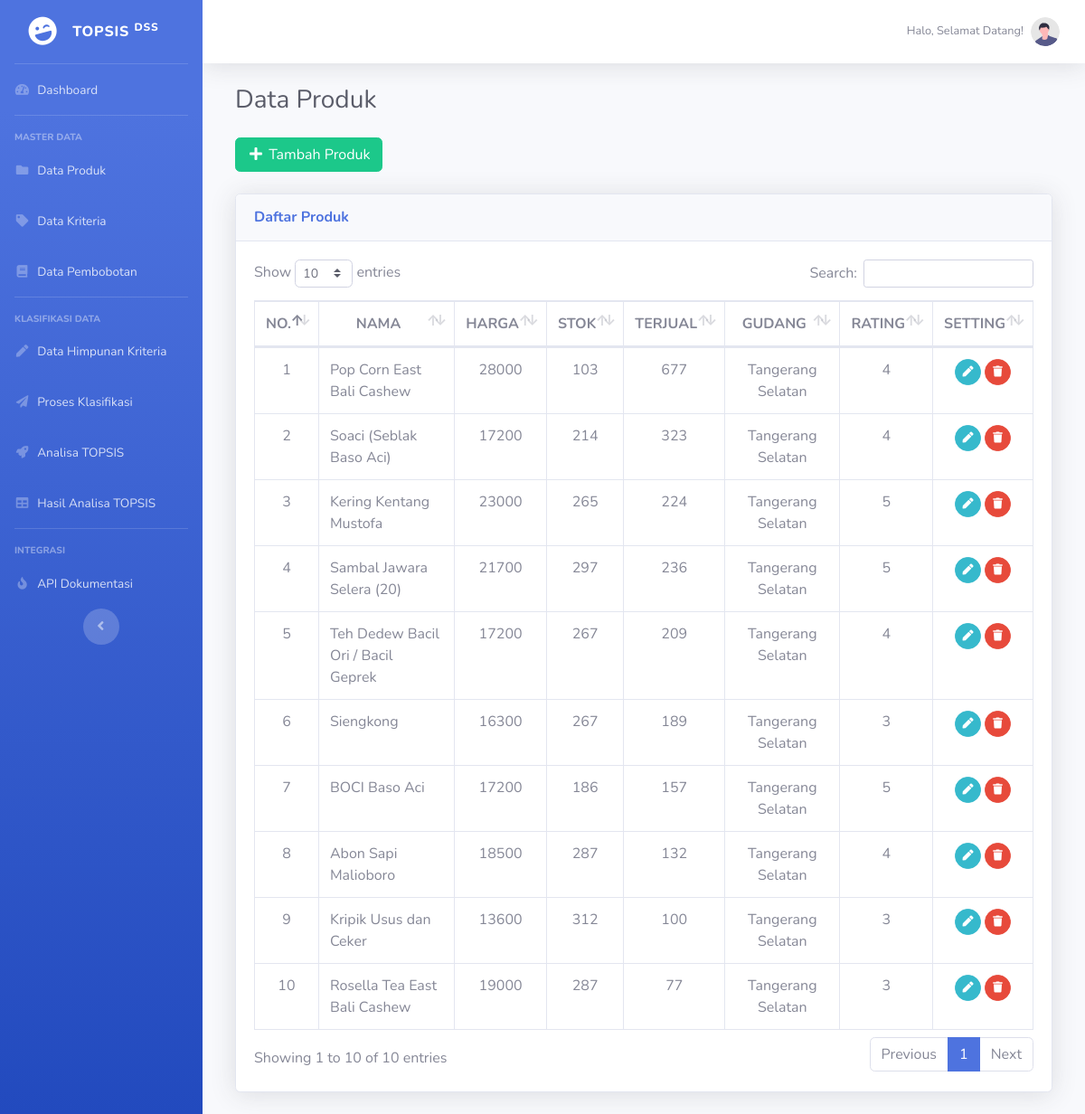
Page /admin/produk.php (signed in) on the committed database.
### tables this page shows
CREATE TABLE `tbl_produk` (
  `id_produk` int(11) NOT NULL,
  `nama` varchar(255) NOT NULL,
  `harga` int(11) NOT NULL,
  `stok` int(11) NOT NULL,
  `terjual` int(11) NOT NULL,
  `gudang` varchar(100) NOT NULL,
  `rating` tinyint(1) NOT NULL
);

### config/appsettings.php (called while the page is built, shortened)
<?php
$host  = $_SERVER['HTTP_HOST'];
$baseurl = "http://" . $host  . "/web-spk-topsis";
?>

### admin/produk.php (the view)
<?php include_once '../inc/header.php'; ?>
<div class="container-fluid">
    <div class="col-md-12">
        <h1 class="h3 mb-4 text-gray-800">Data Produk</h1>
        <div align='left' class="mb-4">
			<span>
				<a href="produk_tambah.php">
				    <button class='btn btn-success'>
    				    <i class="fas fa-plus fa-fw"></i>
    				    Tambah Produk
				    </button>
				</a>
			</span>
		</div>
        <div class="card shadow mb-4">
            <div
            class="card-header py-3 d-flex flex-row align-items-center justify-content-between"
            >
                <h6 class="m-0 font-weight-bold text-primary">
                  Daftar Produk
                </h6>
            </div>
            <div class="card-body">
				<div>
					<div class="table-responsive">
                        <table class="table table-bordered" id="dataTable" width="100%" cellspacing="0">
							<thead>
								<tr>
									<th><center>NO.</center></th>
									<th><center>NAMA</center></th>
									<th><center>HARGA</center></th>
									<th><center>STOK</center></th>
									<th><center>TERJUAL</center></th>
									<th><center>GUDANG</center></th>
									<th><center>RATING</center></th>
									<th><center>SETTING</center></th>
								</tr>
							</thead>
							<tbody>
								<?php
    								$no=0;
    								$sql = mysqli_query($konek,"SELECT * FROM tbl_produk");
    								while ($data = mysqli_fetch_array($sql)) {
								?>
								<tr>
									<td><center><?php echo $no=$no+1; ?></center></td>
									<td><?php echo $data['nama']; ?></td>
									<td><center><?php echo $data['harga']; ?></center></td>
									<td><center><?php echo $data['stok']; ?></center></td>
									<td><center><?php echo $data['terjual']; ?></center></td>
									<td><center><?php echo $data['gudang']; ?></center></td>
									<td><center><?php echo $data['rating']; ?></center></td>
									<td>
										<div class='text-right'>
											<center>
												<a class='btn btn-info btn-circle btn-sm' href="produk_edit.php?id_produk=<?php echo $data['id_produk'];?>">
													<i class='fas fa-pen fa-fw'></i>
												</a>
												<a class='btn btn-danger btn-circle btn-sm' href="produk_hapus.php?id_produk=<?php echo $data['id_produk'];?>">
													<i class='fas fa-trash fa-fw'></i>
												</a>
											</center>
										</div>
									</td>
								</tr>
								<?php
							    	}
								?>
							</tbody>
						</table>
					</div>
				</div>
            </div>
        </div>
      </div>
</div>
<?php include_once '../inc/footer.php'; ?>

### inc/header.php (shortened to what this page needs)
<?php
include '../config/appsettings.php';
?>
<!DOCTYPE html>
<html lang="en">
  <head>
    <link
      href="<?=$baseurl;?>/assets/vendor/fontawesome-free/css/all.min.css"
      rel="stylesheet"
      type="text/css"
    />
    <link href="<?=$baseurl;?>/assets/css/sb-admin-2.min.css" rel="stylesheet" />
    <link href="<?=$baseurl;?>/assets/vendor/datatables/dataTables.bootstrap4.min.css" rel="stylesheet">
  </head>
  <body id="page-top">
    <div id="wrapper">
      <?php include_once 'menu.php'; ?>
      <div id="content-wrapper" class="d-flex flex-column">
  <div id="content">
<?php include_once 'navbar.php'; ?>

### inc/menu.php
<ul
    class="navbar-nav bg-gradient-primary sidebar sidebar-dark accordion"
    id="accordionSidebar"
  >
    <a
        class="sidebar-brand d-flex align-items-center justify-content-center"
        href="<?=$baseurl;?>/admin"
    >
      <div class="sidebar-brand-icon rotate-n-15">
        <i class="fas fa-laugh-wink"></i>
      </div>
      <div class="sidebar-brand-text mx-3">TOPSIS <sup>DSS</sup></div>
    </a>
    <hr class="sidebar-divider my-0" />
    <li class="nav-item">
      <a class="nav-link" href="<?=$baseurl;?>/admin">
        <i class="fas fa-fw fa-tachometer-alt"></i>
        <span>Dashboard</span></a
      >
    </li>
    <hr class="sidebar-divider" />
    <?php if($_SESSION['level'] == 'admin') { ?>
    <div class="sidebar-heading">MASTER DATA</div>
    <li class="nav-item">
      <a class="nav-link" href="<?=$baseurl;?>/admin/produk.php">
        <i class="fas fa-fw fa-folder"></i>
        <span>Data Produk</span></a
      >
    </li>
    <li class="nav-item">
      <a class="nav-link" href="<?=$baseurl;?>/admin/kriteria.php">
        <i class="fas fa-fw fa-tag"></i>
        <span>Data Kriteria</span></a
      >
    </li>
    <li class="nav-item">
      <a class="nav-link" href="<?=$baseurl;?>/admin/bobot.php">
        <i class="fas fa-fw fa-book"></i>
        <span>Data Pembobotan</span></a
      >
    </li>
    <hr class="sidebar-divider" />
    <div class="sidebar-heading">KLASIFIKASI DATA</div>
    <li class="nav-item">
      <a class="nav-link" href="<?=$baseurl;?>/admin/himpunan.php">
        <i class="fas fa-fw fa-pen"></i>
        <span>Data Himpunan Kriteria</span></a
      >
    </li>
    <li class="nav-item">
      <a class="nav-link" href="<?=$baseurl;?>/admin/klasifikasi.php">
        <i class="fas fa-fw fa-paper-plane"></i>
        <span>Proses Klasifikasi</span></a
      >
    </li>
    <li class="nav-item">
      <a class="nav-link" href="<?=$baseurl;?>/admin/analisa.php">
        <i class="fas fa-fw fa-rocket"></i>
        <span>Analisa TOPSIS</span></a
      >
    </li>
    <li class="nav-item">
      <a class="nav-link" href="<?=$baseurl;?>/admin/analisa_hasil.php">
        <i class="fas fa-fw fa-table"></i>
        <span>Hasil Analisa TOPSIS</span></a
      >
    </li>
    <hr class="sidebar-divider d-none d-md-block" />
    <div class="sidebar-heading">INTEGRASI</div>
    <li class="nav-item">
      <a class="nav-link" href="<?=$baseurl;?>/admin/api_docs.php">
        <i class="fas fa-fw fa-fire"></i>
        <span>API Dokumentasi</span></a
      >
    </li>
    <?php } else if($_SESSION['level'] == 'penjual') { ?>
    <li class="nav-item">
      <a class="nav-link" href="<?=$baseurl;?>/admin/analisa.php">
        <i class="fas fa-fw fa-rocket"></i>
        <span>Analisa TOPSIS</span></a
      >
    </li>
    <li class="nav-item">
      <a class="nav-link" href="<?=$baseurl;?>/admin/analisa_hasil.php">
        <i class="fas fa-fw fa-table"></i>
        <span>Hasil Analisa TOPSIS</span></a
      >
    </li>
    <?php } ?>
    <div class="text-center d-none d-md-inline">
      <button class="rounded-circle border-0" id="sidebarToggle"></button>
    </div>
</ul>

### inc/navbar.php (shortened to what this page needs)
<nav
  class="navbar navbar-expand navbar-light bg-white topbar mb-4 static-top shadow"
>
  <ul class="navbar-nav ml-auto">
    <li class="nav-item dropdown no-arrow">
      <a
        class="nav-link dropdown-toggle"
        href="#"
        id="userDropdown"
        role="button"
        data-toggle="dropdown"
        aria-haspopup="true"
        aria-expanded="false"
      >
        <span class="mr-2 d-none d-lg-inline text-gray-600 small"
          >Halo, Selamat Datang!</span
        >
        <img
          class="img-profile rounded-circle"
          src="<?=$baseurl;?>/assets/img/undraw_profile.svg"
        />
      </a>
    </li>
  </ul>
</nav>

### inc/footer.php (shortened to what this page needs)
</div>
    </div>
    </div>
  </body>
</html>

### rows in the picture
tbl_produk: nama "Pop Corn East Bali Cashew", harga "28000", stok "103", terjual "677", gudang "Tangerang Selatan", rating "4"
tbl_produk: no "2", nama "Soaci (Seblak Baso Aci)", harga "17200", stok "214", terjual "323", gudang "Tangerang Selatan", rating "4"
tbl_produk: no "3", nama "Kering Kentang Mustofa", harga "23000", stok "265", terjual "224", gudang "Tangerang Selatan", rating "5"
tbl_produk: no "4", nama "Sambal Jawara Selera (20)", harga "21700", stok "297", terjual "236", gudang "Tangerang Selatan", rating "5"
tbl_produk: no "5", nama "Teh Dedew Bacil Ori / Bacil Geprek", harga "17200", stok "267", terjual "209", gudang "Tangerang Selatan", rating "4"
tbl_produk: no "6", nama "Siengkong", harga "16300", stok "267", terjual "189", gudang "Tangerang Selatan", rating "3"
tbl_produk: no "7", nama "BOCI Baso Aci", harga "17200", stok "186", terjual "157", gudang "Tangerang Selatan", rating "5"
tbl_produk: no "8", nama "Abon Sapi Malioboro", harga "18500", stok "287", terjual "132", gudang "Tangerang Selatan", rating "4"
tbl_produk: no "9", nama "Kripik Usus dan Ceker", harga "13600", stok "312", terjual "100", gudang "Tangerang Selatan", rating "3"
tbl_produk: no "10", nama "Rosella Tea East Bali Cashew", harga "19000", stok "287", terjual "77", gudang "Tangerang Selatan", rating "3"
